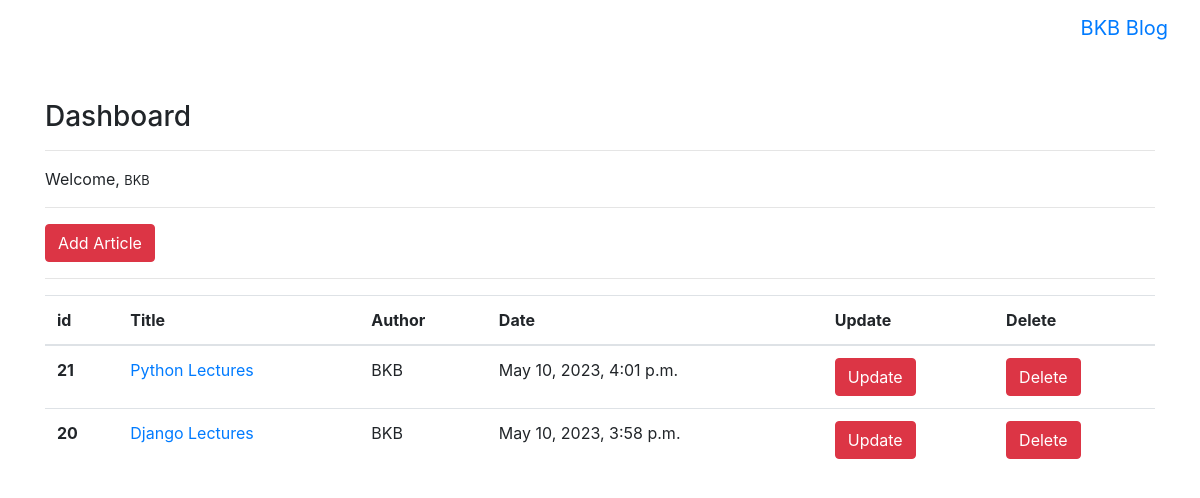
The app's page /articles/dashboard/ (signed in), older data.
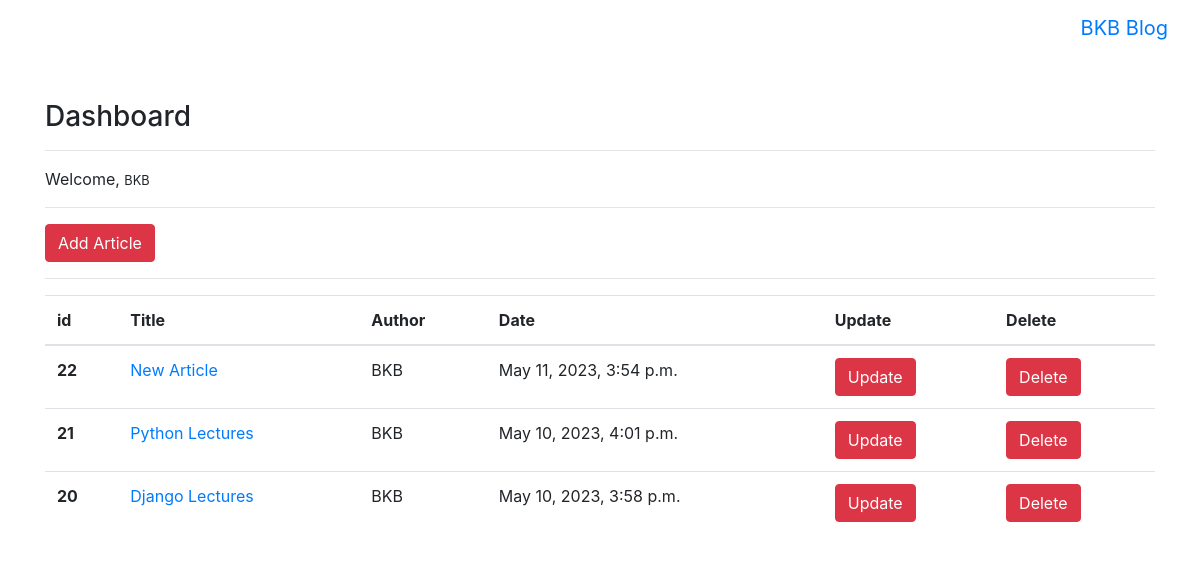
The same page, newer data.
### article/models.py (models this page shows, shortened)
class Article(models.Model):
    author = models.ForeignKey("auth.User", on_delete = models.CASCADE)
    title = models.CharField(max_length = 50)
    content = RichTextField()
    created_date = models.DateTimeField(auto_now_add = True)
    article_image = models.FileField(blank = True, null = True, verbose_name = "Add image to the article")
    class Meta:
        ordering = ['-created_date']

### article/views.py (the view)
# urls.py: path('dashboard/', views.dashboard, name = "dashboard"),
@login_required(login_url = "user:login")
def dashboard(request):
     articles = Article.objects.filter(author = request.user)
     context = {
          "articles" : articles
     }
     return render(request, "dashboard.html", context)

### templates/dashboard.html
{% extends "layout.html" %} {% block body %}
<h3>Dashboard</h3>
<hr />
<p>Welcome, <small>{{ request.user.username }}</small></p>
<hr />
<a class="btn btn-danger" href="{% url 'article:addarticle' %}">Add Article</a>
<hr />
{% if articles %}
<table class="table">
  <thead>
    <tr>
      <th scope="col">id</th>
      <th scope="col">Title</th>
      <th scope="col">Author</th>
      <th scope="col">Date</th>
      <th scope="col">Update</th>
      <th scope="col">Delete</th>
    </tr>
  </thead>
  <tbody>
    {% for article in articles %}
    <tr>
      <th scope="row">{{ article.id }}</th>
      <td>
        <a href="{% url 'article:detail' article.id %}">{{ article.title }}</a>
      </td>
      <td>{{ article.author.username }}</td>
      <td>{{ article.created_date }}</td>
      <td>
        <a href="{% url 'article:update' article.id %}" class="btn btn-danger"
          >Update</a
        >
      </td>
      <td>
        <a href="{% url 'article:delete' article.id %}" class="btn btn-danger"
          >Delete</a
        >
      </td>
    </tr>
    {% endfor %}
  </tbody>
</table>
{% else %}
<div class="alert alert-danger">You don't have an article yet.</div>
{% endif %} {% endblock %}

Row changes from the older to the newer data that the page shows:
added Article: id "22", title "New Article", author.username "BKB", created_date "May 11, 2023, 3:54 p.m."
